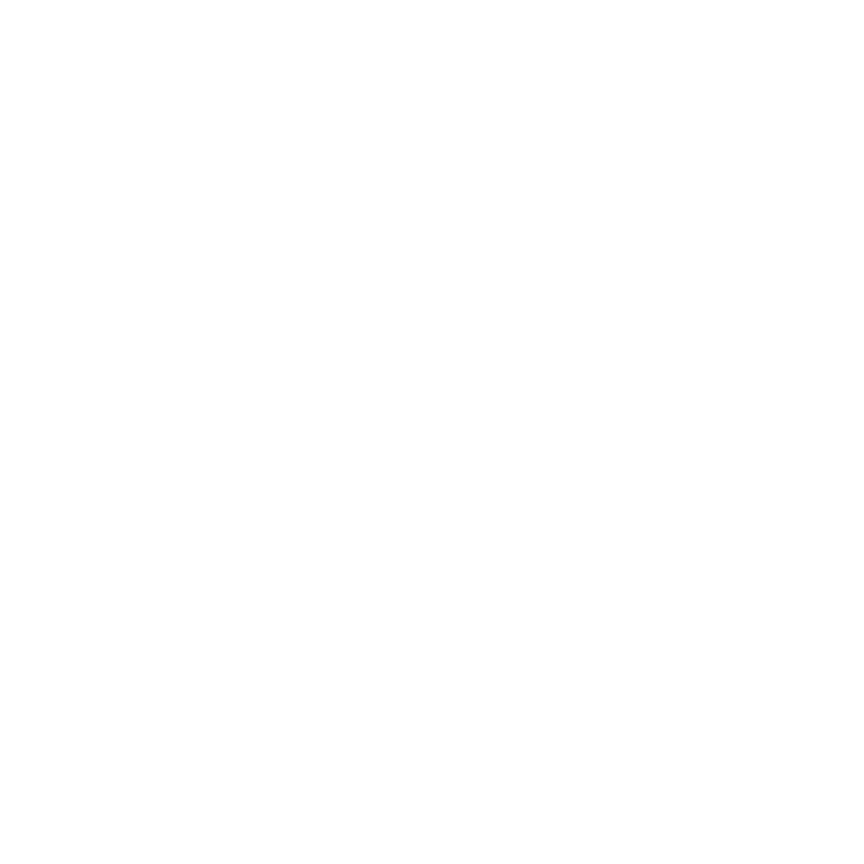
Frame 1 (no input)
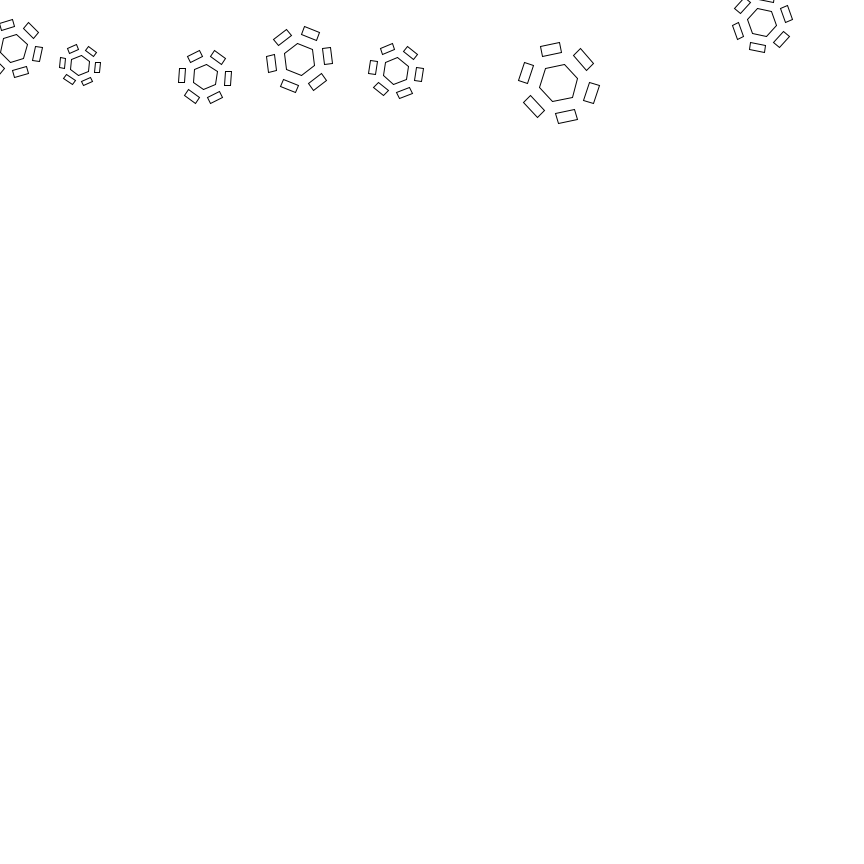
Frame 60 (the mouse pressed at the canvas centre just before this capture)
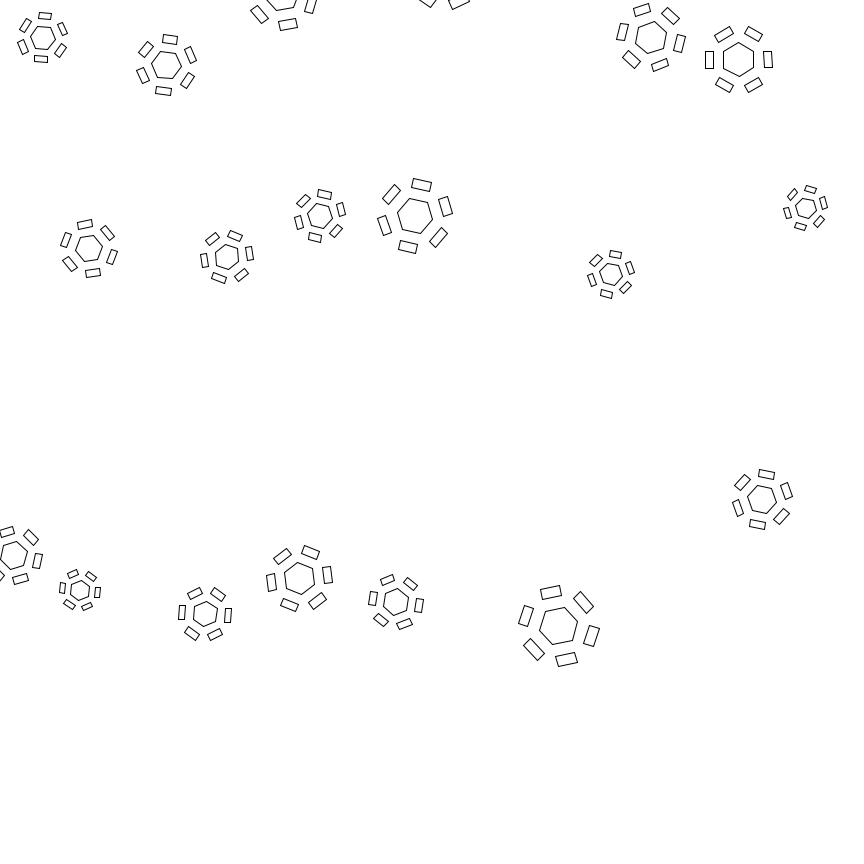
Frame 120 (the mouse held since frame 60 and released just before this capture)

The Processing sketch that drew these frames (run headless with seeded random() and noise(); from frame 60 on, the mouse is pressed at the canvas centre):

// Processing sketch: processing_176878
// ── processing_176878.pde

ArrayList<Pattern> myPattern;
int maxPattern = 1;
 
void setup() {
  size (864, 864);
  myPattern = new ArrayList<Pattern>();
}
 
void draw() {
 
  background(255);
 
  for (int i=0; i<maxPattern; i++) {
    float rx = random(width);
    float rtheta = random(PI);
    float rl = random(10, 20);
    myPattern.add( new Pattern(rx, -100, rtheta, rl));
  } 
 
  for (int i=0; i<maxPattern; i++) {
    Pattern ithPattern = myPattern.get(i);
    ithPattern.addForce(0, 0.1);
 
    //handle collisions
    for (int j=0; j<i; j++) {
      Pattern jthPattern = myPattern.get(j);
 
      if (jthPattern.py >= ithPattern.py) {
 
        float jx = jthPattern.px;
        float jy = jthPattern.py;
        float ix = ithPattern.px;
        float iy = ithPattern.py;
        float distance = sqrt((jy-iy)*(jy-iy) + (jx-ix)*(jx-ix));
 
        //radius of pattern
        if (distance < (jthPattern.l*2.6 + ithPattern.l*2.6)) {
          myPattern.get(i).addForce(0, 0);
          ithPattern.vy = 0;
        }
      }
    }
 
    ithPattern.update();
    ithPattern.render();
  }
 
  if (maxPattern < 400) {
    maxPattern ++;
  }
}
 
//=========================================================================
 
 
class Pattern {
  float l;
  float ptheta;
  float px;
  float py;
  float vx;
  float vy;
 
  //constructor for Pattern
  Pattern(float x, float y, float theta, float rl) {
    ptheta = theta;
    px = x;
    py = y;
    l = rl;
  }
 
  // Add a force in. One step of Euler integration.
  void addForce (float fx, float fy) {
    float ax = fx;
    float ay = fy;
    vx += ax;
    vy += ay;
  }
 
  void update() {
    px += vx;
    py += vy;
    if (py > height) { //land
      py = height;
    }
  }
 
  void render() {
    pushMatrix();
    translate(px, py);
    rotate(ptheta);
    noFill();
    strokeWeight(1);
    line(-l, 0, -l/2, round(-0.866*l));
    line(-l/2, round(-0.866*l), l/2, round(-0.866*l));
    line(l/2, round(-0.866*l), l, 0);
    line(l, 0, l/2, round(l*0.866));
    line(l/2, round(l*0.866), -l/2, round(l*0.866));
    line(-l/2, round(l*0.866), -l, 0);
    for (int i = 0; i < 6; i++) {
      rotate(PI/3);
      rect(-l/2, 3*l/2, l, l/2);
    }
    popMatrix();
  }
}
